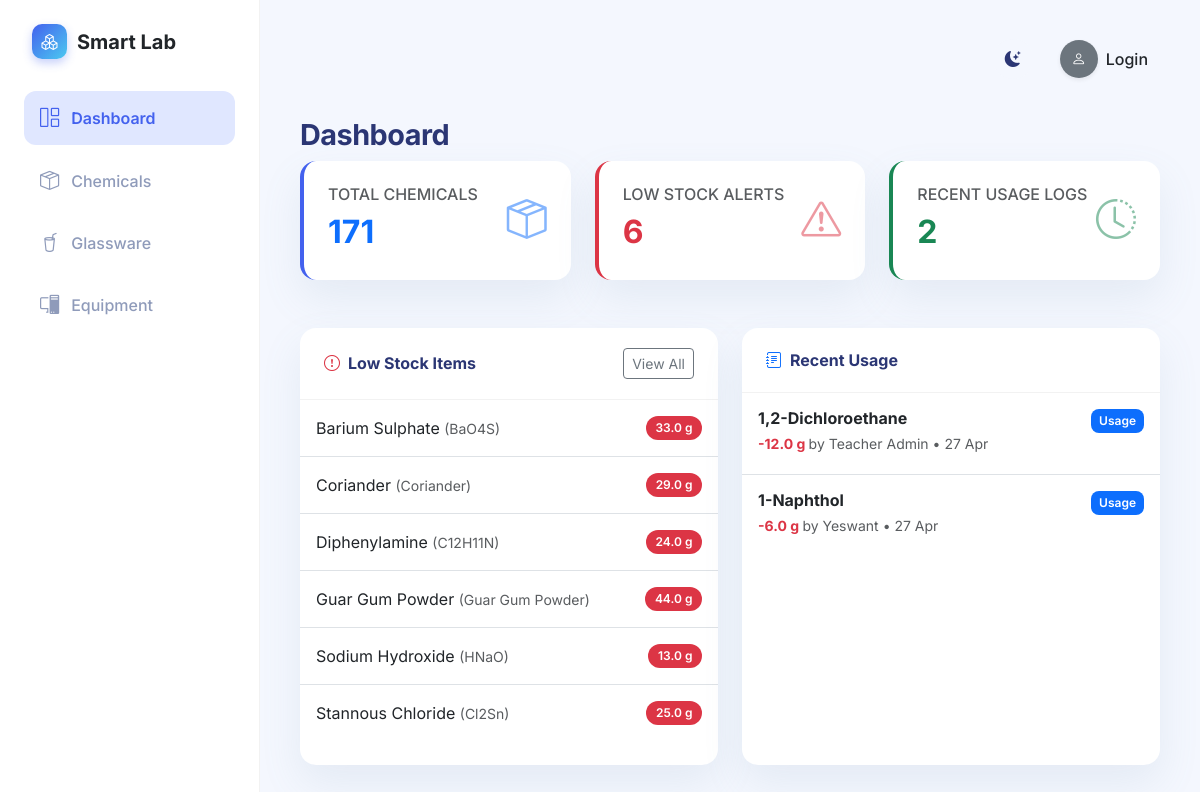
The page / on the database its author committed.
### app.py (models this page shows)
class Chemical(db.Model):
    id = db.Column(db.Integer, primary_key=True)
    name = db.Column(db.String(150), nullable=False)
    formula = db.Column(db.String(100), nullable=False)
    cas_number = db.Column(db.String(50), nullable=True)
    quantity = db.Column(db.Float, nullable=False, default=0.0)
    unit = db.Column(db.String(20), nullable=False)
    location = db.Column(db.String(100), nullable=False)
    expiry_date = db.Column(db.Date, nullable=True)
    hazard_category = db.Column(db.String(100), nullable=True)
    category = db.Column(db.String(50), default='Chemicals') # New: Chemicals, Reagents, Indicators, Miscellaneous
    logs = db.relationship('UsageLog', backref='chemical', lazy=True, cascade="all, delete-orphan")

class UsageLog(db.Model):
    id = db.Column(db.Integer, primary_key=True)
    chemical_id = db.Column(db.Integer, db.ForeignKey('chemical.id'), nullable=False)
    user_name = db.Column(db.String(100), nullable=False)
    action = db.Column(db.String(50), nullable=False, default='Usage') # Usage, Restock, Adjustment
    quantity_change = db.Column(db.Float, nullable=False) # Positive for restock, negative for usage
    purpose = db.Column(db.String(255), nullable=True)
    date = db.Column(db.DateTime, nullable=False, default=datetime.utcnow)

### app.py (the view)
@app.route('/')
def dashboard():
    total_chemicals = Chemical.query.count()
    low_stock_chemicals = Chemical.query.filter(Chemical.quantity < 50).all()
    recent_logs = UsageLog.query.order_by(UsageLog.date.desc()).limit(5).all()
    return render_template('dashboard.html',
                           total_chemicals=total_chemicals,
                           low_stock_chemicals=low_stock_chemicals,
                           recent_logs=recent_logs)

### templates/dashboard.html (shortened to what this page needs)
{% extends 'base.html' %}
{% block content %}
<h2 class="page-title">Dashboard</h2>
<div class="row mb-4">
    <div class="col-md-4">
        <div class="card stat-card p-4">
            <div class="d-flex justify-content-between align-items-center">
                <div>
                    <h6 class="text-muted text-uppercase mb-1">Total Chemicals</h6>
                    <div class="stat-value text-primary">{{ total_chemicals }}</div>
                </div>
                <div class="fs-1 text-primary opacity-50">
                    <i class="bi bi-box-seam"></i>
                </div>
            </div>
        </div>
    </div>
    <div class="col-md-4">
        <div class="card stat-card-danger p-4">
            <div class="d-flex justify-content-between align-items-center">
                <div>
                    <h6 class="text-muted text-uppercase mb-1">Low Stock Alerts</h6>
                    <div class="stat-value text-danger">{{ low_stock_chemicals|length }}</div>
                </div>
                <div class="fs-1 text-danger opacity-50">
                    <i class="bi bi-exclamation-triangle"></i>
                </div>
            </div>
        </div>
    </div>
    <div class="col-md-4">
        <div class="card p-4 border-start border-success border-4">
            <div class="d-flex justify-content-between align-items-center">
                <div>
                    <h6 class="text-muted text-uppercase mb-1">Recent Usage logs</h6>
                    <div class="stat-value text-success">{{ recent_logs|length }}</div>
                </div>
                <div class="fs-1 text-success opacity-50">
                    <i class="bi bi-clock-history"></i>
                </div>
            </div>
        </div>
    </div>
</div>
<div class="row">
    <div class="col-md-6 mb-4">
        <div class="card h-100">
            <div class="card-header d-flex justify-content-between align-items-center">
                <span><i class="bi bi-exclamation-circle text-danger me-2"></i>Low Stock Items</span>
                <a href="{{ url_for('chemicals') }}" class="btn btn-sm btn-outline-secondary">View All</a>
            </div>
            <div class="card-body p-0">
                {% if low_stock_chemicals %}
                <ul class="list-group list-group-flush">
                    {% for chem in low_stock_chemicals %}
                    <li class="list-group-item d-flex justify-content-between align-items-center p-3">
                        <div>
                            <fw-bold>{{ chem.name }}</fw-bold> <small class="text-muted">({{ chem.formula }})</small>
                        </div>
                        <span class="badge bg-danger rounded-pill">{{ chem.quantity }} {{ chem.unit }}</span>
                    </li>
                    {% endfor %}
                </ul>
                {% else %}
                <div class="p-4 text-center text-muted">
                    <i class="bi bi-check-circle fs-3 d-block mb-2 text-success"></i>
                    All chemicals are sufficiently stocked.
                </div>
                {% endif %}
            </div>
        </div>
    </div>
    <div class="col-md-6 mb-4">
        <div class="card h-100">
            <div class="card-header d-flex justify-content-between align-items-center">
                <span><i class="bi bi-journal-text text-primary me-2"></i>Recent Usage</span>
            </div>
            <div class="card-body p-0">
                {% if recent_logs %}
                <ul class="list-group list-group-flush">
                    {% for log in recent_logs %}
                    <li class="list-group-item p-3">
                        <div class="d-flex w-100 justify-content-between align-items-center">
                            <h6 class="mb-1 fw-bold">{{ log.chemical.name }}</h6>
                            <span class="badge {% if log.action == 'Usage' %}bg-primary{% elif log.action == 'Restock' %}bg-success{% else %}bg-warning text-dark{% endif %} px-2">
                                {{ log.action }}
                            </span>
                        </div>
                        <p class="mb-1 text-muted small">
                            <span class="{% if log.quantity_change < 0 %}text-danger{% else %}text-success{% endif %} fw-bold">
                                {% if log.quantity_change > 0 %}+{% endif %}{{ log.quantity_change }} {{ log.chemical.unit }}
                            </span>
                            by {{ log.user_name }} • <span class="text-muted">{{ log.date.strftime('%d %b') }}</span>
                        </p>
                    </li>
                    {% endfor %}
                </ul>
                {% else %}
                <div class="p-4 text-center text-muted">
                    No recent usage logged.
                </div>
                {% endif %}
            </div>
        </div>
    </div>
</div>
{% endblock %}

### static/css/style.css (style rules this page uses)
:root { --primary-blue: #4361ee; --primary-hover: #3a56d4; --secondary-color: #e0e7ff; --soft-bg: #f4f7fe; --card-bg: #ffffff; --text-main: #2b3674; --text-muted: #a3aed1; --sidebar-width: 260px; --card-shadow: 0px 18px 40px rgba(112, 144, 176, 0.12); --border-radius: 16px; --input-bg: #f4f7fe; --border-color: rgba(0,0,0,0.05); }
body { background-color: var(--soft-bg); font-family: 'Inter', -apple-system, BlinkMacSystemFont, "Segoe UI", Roboto, "Helvetica Neue", Arial, sans-serif; color: var(--text-main); overflow-x: hidden; transition: background-color 0.3s ease, color 0.3s ease; }
.card { border: none; border-radius: var(--border-radius); box-shadow: var(--card-shadow); background-color: var(--card-bg); margin-bottom: 1.5rem; }
.card-header { background-color: transparent; border-bottom: 1px solid var(--border-color); font-weight: 700; color: var(--text-main); padding: 1.25rem 1.5rem; border-radius: var(--border-radius) var(--border-radius) 0 0 !important; }
.card-body { padding: 1.5rem; }
.badge { padding: 0.5em 0.8em; font-weight: 600; border-radius: 8px; }
.page-title { font-weight: 700; color: var(--text-main); font-size: 1.8rem; letter-spacing: -0.5px; }
* { transition: background-color 0.2s ease, border-color 0.2s ease; }
.card { transition: transform 0.4s cubic-bezier(0.34, 1.56, 0.64, 1), box-shadow 0.4s ease !important; }
.btn { transition: all 0.3s cubic-bezier(0.23, 1, 0.32, 1) !important; }
.stat-card { overflow: hidden; }
.stat-card::before { content: ''; position: absolute; top: 0; left: 0; width: 100%; height: 100%; background: linear-gradient(45deg, transparent, rgba(255,255,255,0.4), transparent); transform: translateX(-100%); transition: transform 0.6s ease; }
.stat-card { border-left: 4px solid var(--primary-blue); position: relative; }
.stat-card-danger { border-left: 4px solid #dc3545; }
.stat-value { font-size: 2rem; font-weight: 700; color: var(--text-main); }
body::before { content: ''; position: fixed; top: 0; left: 0; width: 100%; height: 3px; background: linear-gradient(90deg, var(--primary-blue), #4cc9f0); z-index: 9999; animation: loadBar 0.8s ease-out forwards; transform-origin: left; }

### rows shown on the page
Chemical: name "Barium Sulphate", formula "BaO4S", quantity "33.0", unit "g"
Chemical: name "Coriander", formula "Coriander", quantity "29.0", unit "g"
Chemical: name "Diphenylamine", formula "C12H11N", quantity "24.0", unit "g"
Chemical: name "Guar Gum Powder", formula "Guar Gum Powder", quantity "44.0", unit "g"
Chemical: name "Sodium Hydroxide", formula "HNaO", quantity "13.0", unit "g"
Chemical: name "Stannous Chloride", formula "Cl2Sn", quantity "25.0", unit "g"
UsageLog: chemical.name "1,2-Dichloroethane", action "Usage", quantity_change "-12.0", chemical.unit "g", user_name "Teacher Admin", date "27 Apr"
UsageLog: chemical.name "1-Naphthol", action "Usage", quantity_change "-6.0", chemical.unit "g", user_name "Yeswant", date "27 Apr"

### other values the page prints
{{ total_chemicals }} "171"
{{ low_stock_chemicals|length }} "6"
{{ recent_logs|length }} "2"
